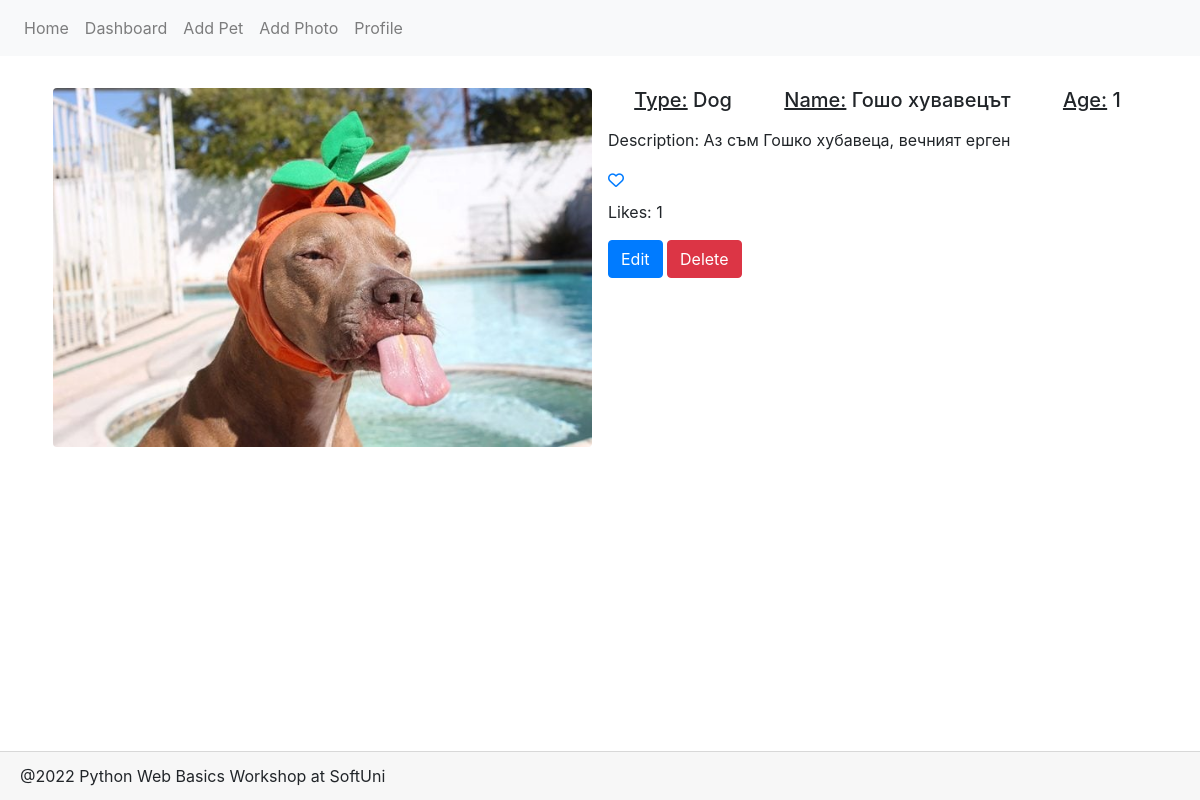
/photo/details/2/, run on an earlier commit of the app's database.
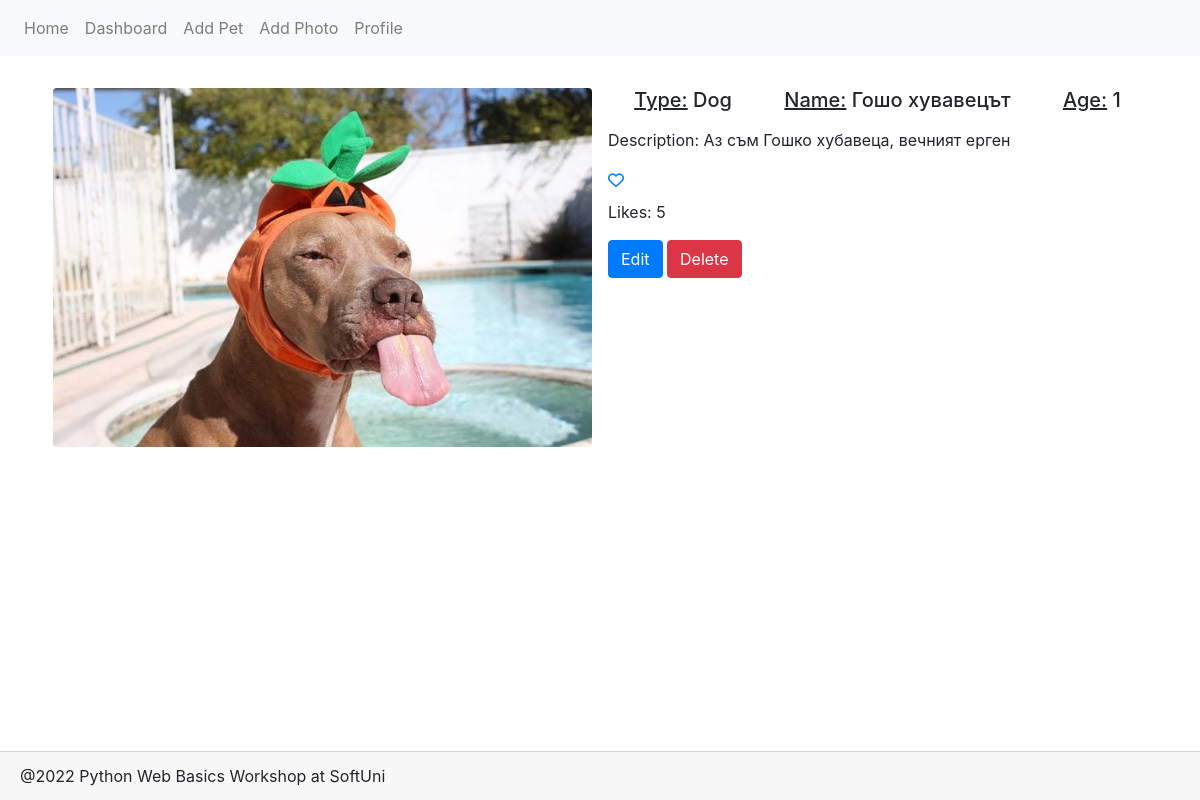
And on a later commit of the database.
### petstagram/main_app/models.py (models this page shows)
class PetPhoto(models.Model):
    photo = models.ImageField(
        upload_to='images/',
        validators=(validate_max_size,)
    )
    tagged_pets = models.ManyToManyField(
        Pet,
    )
    description = models.TextField(
        null=True,
        blank=True,
    )
    publication_date = models.DateTimeField(
        auto_now_add=True,
    )
    likes = models.IntegerField(default=0,)

### petstagram/main_app/views.py (the view)
# urls.py: path('photo/details/<int:pk>/', show_photo_details, name='photo details'),
def show_photo_details(request, pk):
    pet_photo = PetPhoto.objects.get(pk=pk)
    context = {
        'pet_photo': pet_photo,
    }
    return render(request, "photo_details.html", context)

### petstagram/main_app/models.py (called while the page is built)
    @property
    def age(self):
        return datetime.date.today().year - self.date_of_birth.year

### petstagram/main_app/templatetags/profiles.py (called while the page is built)
@register.simple_tag()
def has_profile():
    return Profile.objects.count() > 0

### petstagram/main_app/templates/photo_details.html
{% extends 'base.html' %}
{% block page_content %}
    <div class="d-flex">
        <div class="d-inline p-2 w-50">
            <img src="{{ pet_photo.photo.url }}"
                 class="w-100 rounded mx-auto d-block" alt="Photo description">
        </div>
        <div class="d-inline p-2 w-50">
            {%  for pet in pet_photo.tagged_pets.all %}
            <div class="d-flex justify-content-around">
                <h5><u>Type:</u> {{ pet.pets_type }}</h5>
                <h5><u>Name:</u> {{ pet.name }}</h5>
                {% if pet.date_of_birth %}
                <h5><u>Age:</u> {{ pet.age }}</h5>
                {% endif %}
            </div>
            {%  endfor %}
            <p class="mt-2">Description: {{ pet_photo.description}}</p>
            <a href="{% url 'like pet photo' pet_photo.id %}"><i class="fa fa-heart-o" aria-hidden="true"></i></a>
            <p class="mt-2">Likes: {{ pet_photo.likes }}</p>
            <a href="#" class="btn btn-primary">Edit</a>
            <a href="#" class="btn btn-danger">Delete</a>
        </div>
    </div>
{% endblock %}

What changed in the data, as far as the page shows it:
changed PetPhoto "Аз съм Гошко хубавеца, вечният ерген": likes "1" → "5"
